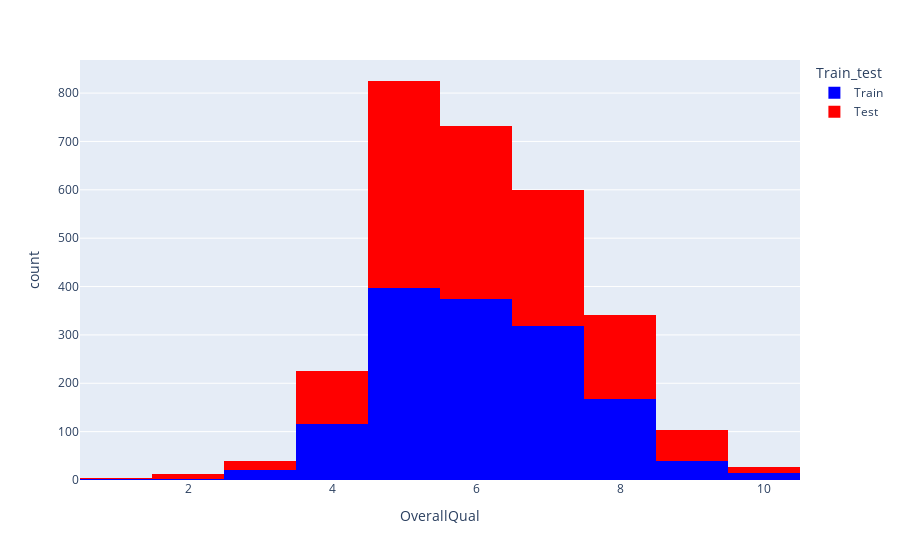

Write notebook code for a chart like this one.
### Markdown cell above
<a> </a>

### OverallQual

### Code cell
px.histogram(df, x="OverallQual", color="Train_test", color_discrete_sequence=cm)

### Figure 1 — Plotly figure (JSON) as saved in the notebook; plotly's stock layout.template omitted (floating-point values rounded to 4 significant figures; data arrays with more than 128 entries replaced by an {"elided": "..."} marker saying what was removed)
{"data": [{"alignmentgroup": "True", "bingroup": "x", "hovertemplate": "Train_test=Train<br>OverallQual=%{x}<br>count=%{y}<extra></extra>", "legendgroup": "Train", "marker": {"color": "rgb(0,0,255)", "pattern": {"shape": ""}}, "name": "Train", "offsetgroup": "Train", "orientation": "v", "showlegend": true, "type": "histogram", "x": {"elided": "1451 int values"}, "xaxis": "x", "yaxis": "y"}, {"alignmentgroup": "True", "bingroup": "x", "hovertemplate": "Train_test=Test<br>OverallQual=%{x}<br>count=%{y}<extra></extra>", "legendgroup": "Test", "marker": {"color": "rgb(255,0,0)", "pattern": {"shape": ""}}, "name": "Test", "offsetgroup": "Test", "orientation": "v", "showlegend": true, "type": "histogram", "x": {"elided": "1459 int values"}, "xaxis": "x", "yaxis": "y"}], "layout": {"barmode": "relative", "legend": {"title": {"text": "Train_test"}, "tracegroupgap": 0}, "margin": {"t": 60}, "xaxis": {"anchor": "y", "domain": [0, 1], "title": {"text": "OverallQual"}}, "yaxis": {"anchor": "x", "domain": [0, 1], "title": {"text": "count"}}}}
